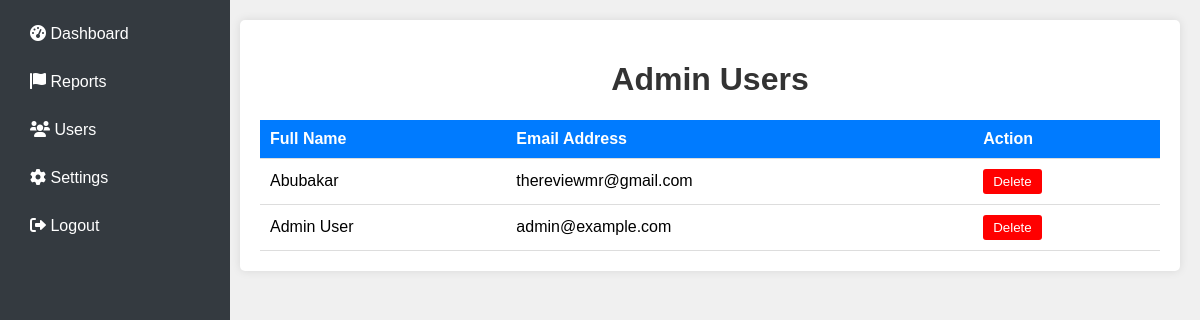
The app's page /admin_users (signed in), older data.
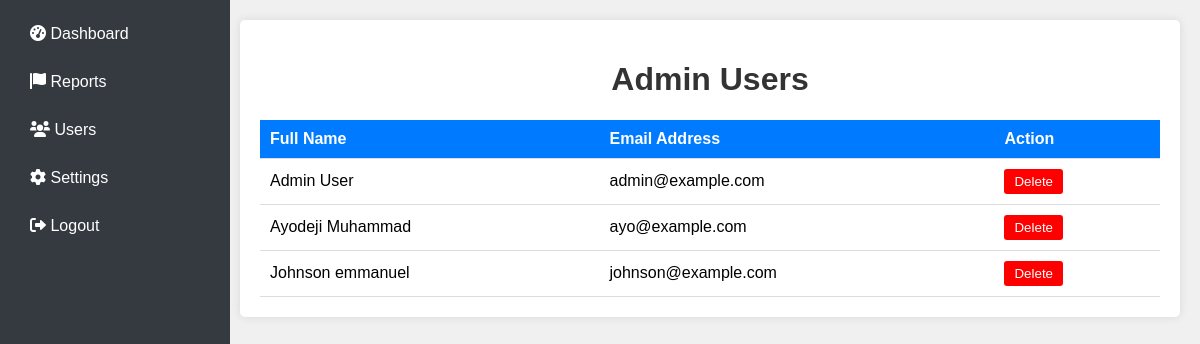
The same page, newer data.
### app.py (models this page shows)
class User(UserMixin, db.Model):
    id = db.Column(db.Integer, primary_key=True)
    fullname = db.Column(db.String(100), nullable=False)
    email = db.Column(db.String(100), unique=True, nullable=False)
    password = db.Column(db.String(255), nullable=False)  # Increase length
    is_admin = db.Column(db.Boolean, default=False)
    reports = db.relationship('Report', backref='user', lazy=True)

### app.py (the view)
@app.route('/admin_users')
def admin_users():
    if 'user_id' not in session:
        return redirect(url_for('login'))
    user_id = session['user_id']
    current_user = User.query.get(user_id)
    if not current_user.is_admin:
        return redirect(url_for('login'))
    users = User.query.order_by(User.fullname).all()
    return render_template('admin_users.html', users=users)

### templates/admin_users.html (shortened to what this page needs)
<!DOCTYPE html>
<html lang="en">
<head>
    <link rel="stylesheet" href="https://cdnjs.cloudflare.com/ajax/libs/font-awesome/6.0.0-beta3/css/all.min.css">
</head>
<body>
    <div class="sidebar">
        <a href="{{ url_for('admin_dashboard') }}"><i class="fas fa-tachometer-alt"></i> Dashboard</a>
        <a href="{{ url_for('admin_reports') }}"><i class="fas fa-flag"></i> Reports</a>
        <a href="{{ url_for('admin_users') }}"><i class="fas fa-users"></i> Users</a>
        <a href="{{ url_for('admin_settings') }}"><i class="fas fa-cog"></i> Settings</a>
        <a href="{{ url_for('logout') }}"><i class="fas fa-sign-out-alt"></i> Logout</a>
    </div>
    <div class="main-content">
        <div class="container">
            <h1>Admin Users</h1>
            <table>
                <thead>
                    <tr>
                        <th>Full Name</th>
                        <th>Email Address</th>
                        <th>Action</th>
                    </tr>
                </thead>
                <tbody>
                    {% for user in users %}
                    <tr>
                        <td>{{ user.fullname }}</td>
                        <td>{{ user.email }}</td>
                        <td>
                            <form action="{{ url_for('delete_user', user_id=user.id) }}" method="post" style="display:inline;">
                                <button type="submit" class="btn-danger">Delete</button>
                            </form>
                        </td>
                    </tr>
                    {% endfor %}
                </tbody>
            </table>
        </div>
    </div>
</body>
</html>

Row changes from the older to the newer data that the page shows:
removed User: fullname "Abubakar", email "thereviewmr@gmail.com"
added User: fullname "Ayodeji Muhammad", email "ayo@example.com"
added User: fullname "Johnson emmanuel", email "johnson@example.com"
